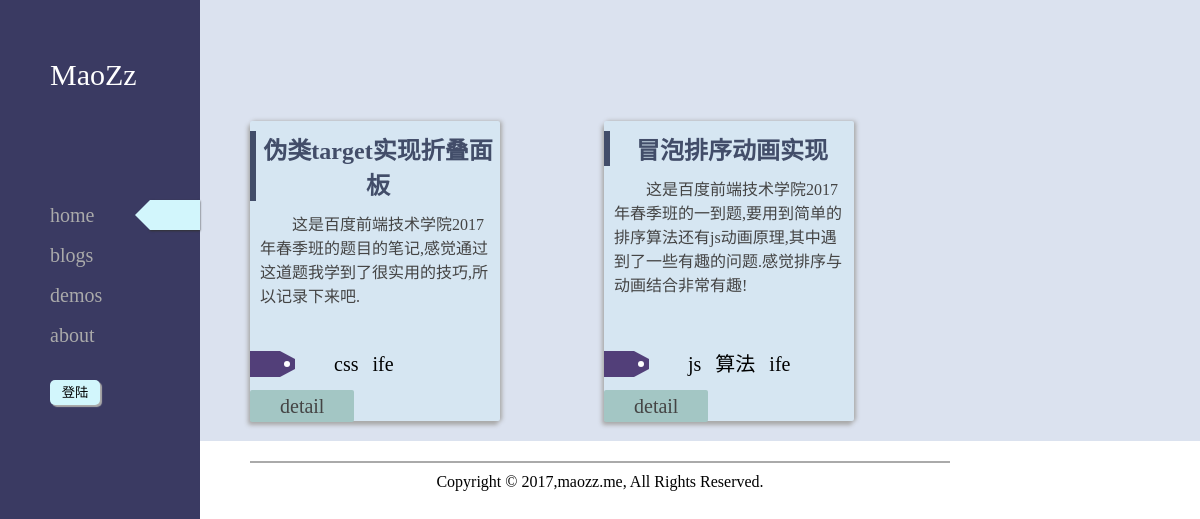
The app's page /blogs/ with its own data.
### blog/models.py (models this page shows, shortened)
class Post(models.Model):
  title = models.CharField(max_length=30)
  publish_time = models.DateTimeField('Date Published')
  intro = models.TextField()
  view = models.IntegerField(default=0)
  tags = models.ManyToManyField(Tag)

class Blog(Post):
  content = models.TextField()

class Post(models.Model):
  title = models.CharField(max_length=30)
  publish_time = models.DateTimeField('Date Published')
  intro = models.TextField()
  view = models.IntegerField(default=0)
  tags = models.ManyToManyField(Tag)

class Tag(models.Model):
  name = models.CharField(max_length=10)

### blog/views.py (the view)
# urls.py: url(r'^blogs/?$',views.blogs,name='blogs'),
def blogs(rq):
    posts = Blog.objects.all();
    posts = sorted(posts,key=lambda post: post.publish_time)
    islogin,username = validate(rq)
    rp = render(rq,'index.html',{'posts': posts,'islogin': islogin,'username': username})
    rp.set_cookie('page','1');
    return rp

### blog/views.py (called while the page is built)
def validate(rq):
    username = rq.session.get('username',False)
    islogin = False
    if username:
        islogin = True
    return islogin,username

### blog/templates/index.html (shortened to what this page needs)
<!DOCTYPE html>
<html lang="en">
<head>
  {% load static %}
  <link href="{% static 'blog/css/base.css' %}" rel="stylesheet">
  <link href="{% static 'blog/css/index.css' %}" rel="stylesheet">
</head>
<body>
{% include 'common/nav.html' %}
<div class="container">
  <div class="card-wrap">
    {% for post in posts %}
    <div class="card">
      <h2>{{ post.title }}</h2>
      <p class="intro">{{ post.intro }}</p>
      <div class="msg">
        <div class="tag">
          <div class="icon-tag"></div>
          {% for tag in post.tags.all %}
          <span>{{ tag.name }}</span>
          {% endfor %}
        </div>
        <div class="view"><a href="/detail/{{ post.id }}">detail</a></div>
      </div>
    </div>
    {% endfor %}
  </div>
</div>
{% include 'common/footer.html' %}
</body>
</html>

### blog/static/blog/css/base.css (style rules this page uses)
* { margin: 0; padding: 0; }
a { text-decoration: none; }
.container { margin-left: 200px; background: #dbe2ef; border-top: 1px solid transparent; }

### blog/static/blog/css/index.css (style rules this page uses)
.card-wrap { margin-top: 100px; }
.card { margin: 20px 50px; width: 250px; height: 300px; border-radius: 2px; display: inline-block; background: #d6e6f2; box-shadow: -2px 4px 4px #aaa, 2px 0 4px #aaa; vertical-align: top; position: relative; }
.card h2 { margin-top: 10px; text-align: center; color: #424d69; border-left: 6px solid #424d69; }
.intro { margin: 10px; color: #444; text-indent: 2em; }
.msg { position: absolute; left: 0; bottom: 0; }
.tag { position: relative; }
.tag * { display: inline-block; }
.tag span { margin-left: 10px; font-size: 20px; line-height: 26px; vertical-align: top; }
.tag span:nth-of-type(1) { margin-left: 50px; }
.icon-tag { position: relative; width: 30px; height: 26px; background: #523f79; }
.icon-tag::before { position: absolute; content: ''; top: 0; right: -15px; height: 10px; border-left: 15px #523f79 solid; border-top: 8px transparent solid; border-bottom: 8px transparent solid; }
.icon-tag::after { position: absolute; content: ''; top: 10px; right: -10px; width: 6px; height: 6px; background: #fff; border-radius: 3px; }
.view { margin-top: 10px; }
.view a { text-align: center; background: #a3c6c4; padding: 5px 30px; font-size: 20px; font-weight: 500; line-height: 30px; border-radius: 2px; transition: all 0.5s linear; color: #444; }

### records on screen
Blog: title "伪类target实现折叠面板", intro "这是百度前端技术学院2017年春季班的题目的笔记,感觉通过这道题我学到了很实用的技巧,所以记录下来吧."
Tag: name "css"
Tag: name "ife"
Blog: title "冒泡排序动画实现", intro "这是百度前端技术学院2017年春季班的一到题,要用到简单的排序算法还有js动画原理,其中遇到了一些有趣的问题.感觉排序与动画结合非常有趣!"
Tag: name "js"
Tag: name "算法"
